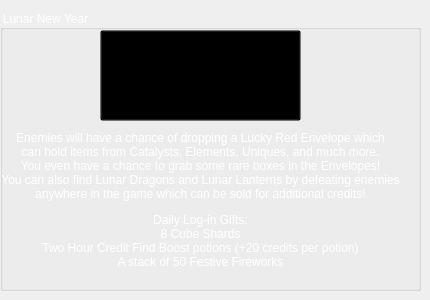
    <widget class="QWidget" name="tab_4">
     <attribute name="title">
      <string>Events</string>
     </attribute>
     <widget class="QGroupBox" name="groupBoxLunarNewYear">
      <property name="geometry">
       <rect>
        <x>0</x>
        <y>10</y>
        <width>421</width>
        <height>281</height>
       </rect>
      </property>
      <property name="styleSheet">
       <string notr="true">background: transparent;
color: white;</string>
      </property>
      <property name="title">
       <string>Lunar New Year</string>
      </property>
      <widget class="QLabel" name="label">
       <property name="geometry">
        <rect>
         <x>-30</x>
         <y>80</y>
         <width>461</width>
         <height>221</height>
        </rect>
       </property>
       <property name="text">
        <string>&lt;html&gt;&lt;head/&gt;&lt;body&gt;&lt;p align=&quot;center&quot;&gt;Enemies will have a chance of dropping a Lucky Red Envelope which&lt;br/&gt;can hold items from Catalysts, Elements, Uniques, and much more.&lt;br/&gt;You even have a chance to grab some rare boxes in the Envelopes!&lt;br/&gt;You can also find Lunar Dragons and Lunar Lanterns by defeating enemies&lt;br/&gt;anywhere in the game which can be sold for additional credits!&lt;/p&gt;&lt;p align=&quot;center&quot;&gt;Daily Log-in Gifts:&lt;br/&gt;8 Cube Shards&lt;br/&gt;Two Hour Credit Find Boost potions (+20 credits per potion)&lt;br/&gt;A stack of 50 Festive Fireworks&lt;/p&gt;&lt;/body&gt;&lt;/html&gt;</string>
       </property>
      </widget>
      <widget class="QPushButton" name="pushButton">
       <property name="geometry">
        <rect>
         <x>100</x>
         <y>20</y>
         <width>201</width>
         <height>91</height>
        </rect>
       </property>
       <property name="text">
        <string/>
       </property>
       <property name="icon">
        <iconset resource="resources.qrc">
         <normaloff>:/images/LunarNewYear</normaloff>:/images/LunarNewYear</iconset>
       </property>
       <property name="iconSize">
        <size>
         <width>200</width>
         <height>200</height>
        </size>
       </property>
      </widget>
     </widget>
    </widget>
